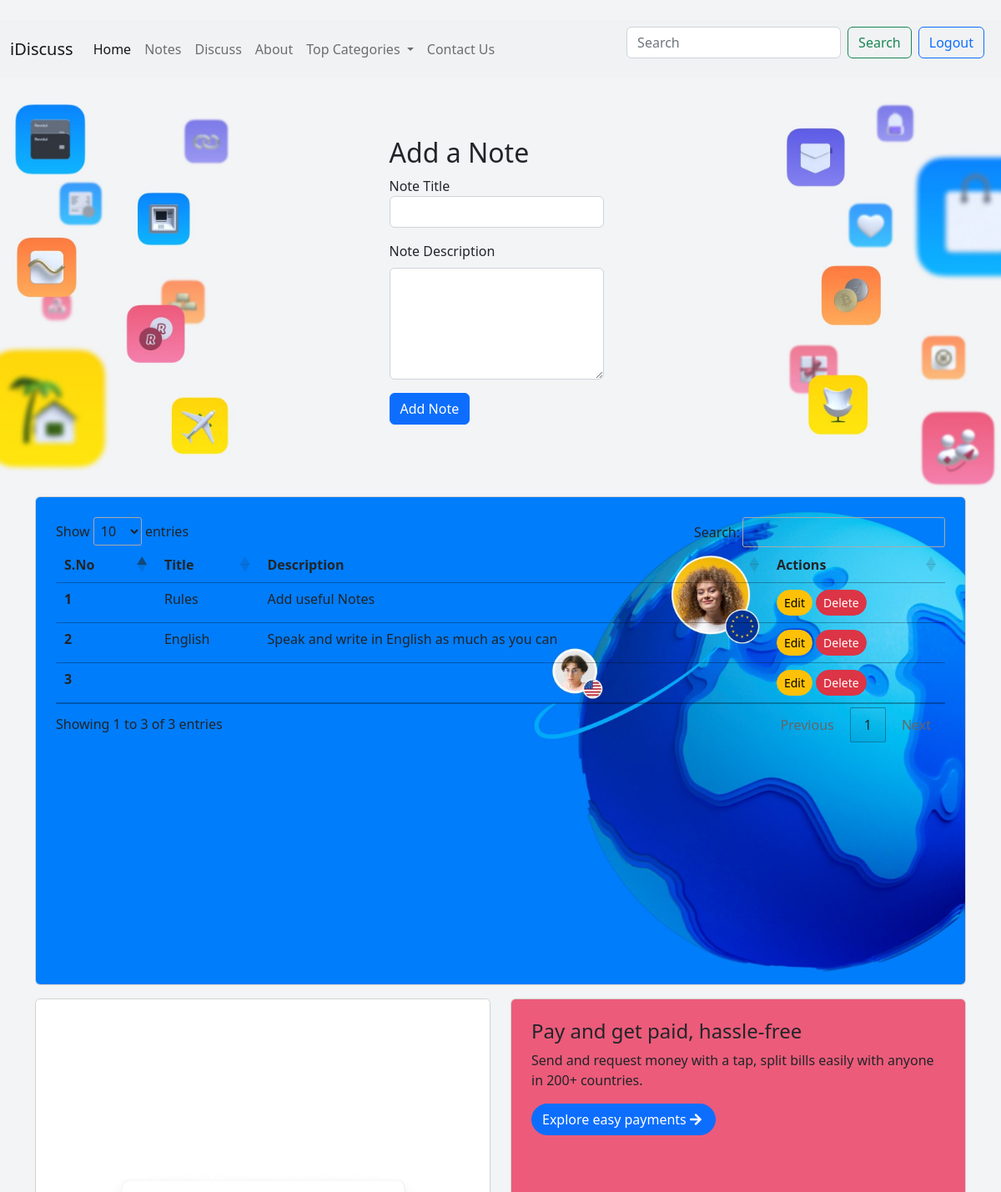
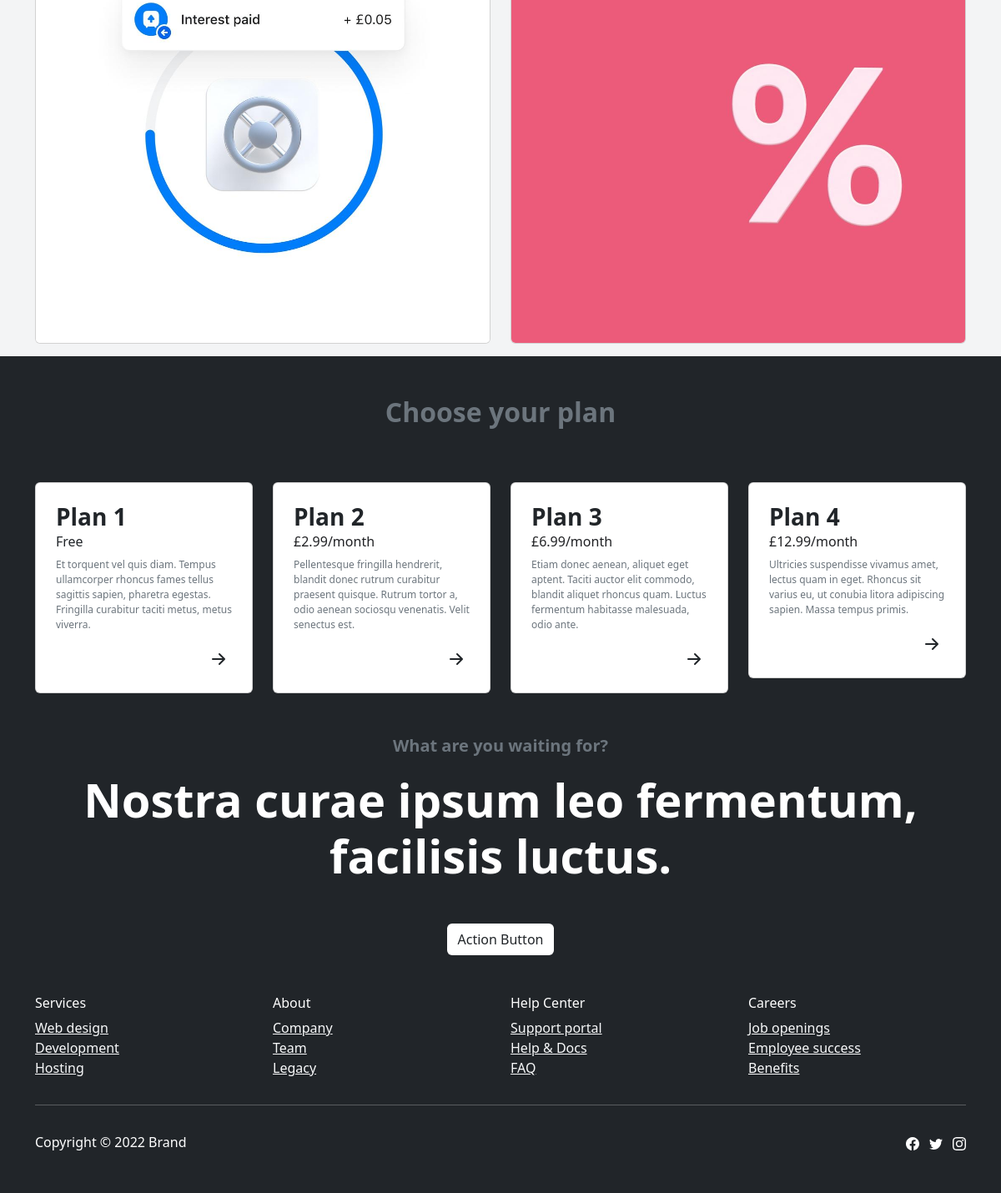
The app's page / (signed in) with its own data (2 pictures, top to bottom).
### tables this page shows
CREATE TABLE `note` (
  `sno` int(11) NOT NULL,
  `title` varchar(50) NOT NULL,
  `description` text NOT NULL,
  `tstamp` datetime NOT NULL DEFAULT current_timestamp()
);

### index.php (the view, shortened to what this page needs)
<!DOCTYPE html>
<html lang="en">
<head>
    <link rel="stylesheet" href="assets/bootstrap/css/bootstrap.min.css">
    <link rel="stylesheet" href="assets/fonts/fontawesome-all.min.css">
    <link rel="stylesheet" href="assets/css/Footer-with-Pricing.css">
    <link rel="stylesheet" href="assets/css/Navbar-Centered-Brand-icons.css">
    <link rel="stylesheet" href="//cdn.datatables.net/1.13.4/css/jquery.dataTables.min.css">
</head>
<body style="background: #f3f4f5;border-bottom-width: 1px;border-bottom-style: solid;">
    <?php require 'partials/navbar.php' ?>
    <section><img class="img-fluid d-md-none" src="assets/img/hero-mobile.png">
        <div data-bss-scroll-zoom="true" data-bss-scroll-zoom-speed="1"
            style="background-image: url(&quot;assets/img/hero.jpeg&quot;);background-position: center;background-size: cover;">
            <div class="d-flex flex-column justify-content-center align-items-center hero-content"
                style="padding-left: 5px;padding-right: 15px;padding-bottom: 11px;padding-top: 10px;">
                <form action="/Bstudio/index.php" method="post">
                    <h2>Add a Note</h2>
                    <div class="mb-3">
                        <label for="title">Note Title</label>
                        <input type="text" class="form-control" name="title" id="title" aria-describedby="emailHelp">
                    </div>
                    <div class="mb-3">
                        <label for="exampleFormControlTextarea1" class="form-label">Note Description</label>
                        <textarea class="form-control" id="exampleFormControlTextarea1" name="description"
                            rows="5"></textarea>
                    </div>
                    <button type="submit" class="btn btn-primary">Add Note</button>
                </form>
            </div>
        </div>
    </section>
    <section>
        <div class="container">
            <div class="row">
                <div class="col-md-12" style="margin-bottom: 16px;">
                    <div class="card"><img class="card-img w-100 d-block" src="assets/img/payments.jpeg">
                        <div class="card-img-overlay" style="padding: 24px;">
                            <!-- <h4>Pay and get paid, hassle-free</h4>
                            <p>Send and request money with a tap, split bills easily with anyone in 200+ countries.</p><button class="btn btn-primary" type="button">Explore easy payments&nbsp;<i class="fas fa-arrow-right"></i>&nbsp;</button> -->
                            <table class="table" id="myTable">
                                <thead>
                                    <tr>
                                        <th scope="col">S.No</th>
                                        <th scope="col">Title</th>
                                        <th scope="col">Description</th>
                                        <th scope="col">Actions</th>
                                    </tr>
                                </thead>
                                <tbody>
                                    <?php
                                    $sql = "SELECT * FROM `note`";
                                    $result = mysqli_query($conn, $sql);
                                    $sno = 0;
                                    while($row = mysqli_fetch_assoc($result)){
                                        $sno = $sno + 1;
                                        echo "<tr>
                                        <th scope='row'>". $sno."</th>
                                        <td>". $row['title']."</td>
                                        <td>". $row['description']. "</td>
                                        <td> <button class='edit btn btn-sm btn-warning' id=".$row['sno'].">Edit</button> <button class='delete btn btn-sm btn-danger' id=d".$row['sno']. ">Delete</button> </td>
                                    </tr>";
                                    }
                                    ?>
                                </tbody>
                            </table>
                        </div>
                    </div>
                </div>
            </div>
            <div class="row">
                <div class="col-md-6" style="margin-bottom: 15px;">
                    <div class="card"><img class="card-img w-100 d-block" src="assets/img/savings.jpeg">
                        <div class="card-img-overlay" style="padding: 24px;">
                        </div>
                    </div>
                </div>
                <div class="col-md-6">
                    <div class="card"><img class="card-img w-100 d-block" src="assets/img/rewards.jpeg">
                        <div class="card-img-overlay" style="padding: 24px;">
                            <h4>Pay and get paid, hassle-free</h4>
                            <p>Send and request money with a tap, split bills easily with anyone in 200+ countries.</p>
                            <button class="btn btn-primary" type="button">Explore easy payments&nbsp;<i
                                    class="fas fa-arrow-right"></i>&nbsp;</button>
                        </div>
                    </div>
                </div>
            </div>
        </div>
    </section>
    <?php include 'partials/footer.php'?>
</body>
</html>

### partials/navbar.php (shortened to what this page needs)
<?php
$loggedin = false;
if(isset($_SESSION['loggedin']) || $_SESSION['loggedin']==true){
    $loggedin = true;
}else{
  $loggedin = false;
}
   echo '<nav class="navbar navbar-expand-lg bg-body-tertiary">
      <div class="container-fluid">
        <a class="navbar-brand" href="/Bstudio/discuss.php">iDiscuss</a>
        <button class="navbar-toggler" type="button" data-bs-toggle="collapse" data-bs-target="#navbarSupportedContent" aria-controls="navbarSupportedContent" aria-expanded="false" aria-label="Toggle navigation">
          <span class="navbar-toggler-icon"></span>
        </button>
        <div class="collapse navbar-collapse" id="navbarSupportedContent">
          <ul class="navbar-nav me-auto mb-2 mb-lg-0">
          <li class="nav-item">
            <a class="nav-link active" href="/Bstudio/discuss.php">Home</a>
          </li>
            <li class="nav-item">
              <a class="nav-link" aria-current="page" href="index.php">Notes</a>
            </li>
            <li class="nav-item">
              <a class="nav-link" href="/Bstudio/discuss.php">Discuss</a>
            </li>
            <li class="nav-item">
              <a class="nav-link" href="/Bstudio/about.php">About</a>
            </li>
            <li class="nav-item dropdown">
              <a class="nav-link dropdown-toggle" href="#" id="navbarDropdown" role="button" data-bs-toggle="dropdown" aria-expanded="false">
                Top Categories
              </a>
              <ul class="dropdown-menu" aria-labelledby="navbarDropdown">';
              echo '</ul>
            </li>
            <li class="nav-item">
              <a class="nav-link" href="/Bstudio/contact.php">Contact Us</a>
            </li>
          </ul>
          <form class="d-flex" role="search" method="get" action="search.php">
            <input class="form-control me-2" name="search" type="search" placeholder="Search" aria-label="Search">
            <button class="btn btn-outline-success me-2" type="submit">Search</button>';
            if($loggedin){
            echo '<a class="btn btn-outline-primary me-2" type="submit" href="/Bstudio/logout.php">Logout</a>';
            }
          echo '</form>
        </div>
      </div>
    </nav>';
    ?>

### partials/footer.php (shortened to what this page needs)
<footer class="text-white bg-dark">
        <div class="container py-4 py-lg-5">
            <h2 class="fw-bold text-center text-muted mb-5">Choose your plan</h2>
            <div class="row gy-3 row-cols-1 row-cols-md-4 my-5">
                <div class="col">
                    <div class="card text-dark pricing-card">
                        <div class="card-body p-4 px-3 px-lg-4">
                            <h4 class="fs-3 fw-bold card-title">Plan 1</h4>
                            <h6 class="card-subtitle mb-2">Free</h6>
                            <p class="text-muted card-text pricing-description">Et torquent vel quis diam. Tempus
                                ullamcorper rhoncus fames tellus sagittis sapien, pharetra egestas. Fringilla curabitur
                                taciti metus, metus viverra.</p>
                            <div class="d-flex justify-content-end"><button class="btn border rounded-circle border-0"
                                    type="button"></button></div>
                        </div>
                    </div>
                </div>
                <div class="col">
                    <div class="card text-dark pricing-card">
                        <div class="card-body p-4 px-3 px-lg-4">
                            <h4 class="fs-3 fw-bold card-title">Plan 2</h4>
                            <h6 class="card-subtitle mb-2"><span style="color: rgb(32, 33, 36);">£2.99/month</span></h6>
                            <p class="text-muted card-text pricing-description">Pellentesque fringilla hendrerit,
                                blandit donec rutrum curabitur praesent quisque. Rutrum tortor a, odio aenean sociosqu
                                venenatis. Velit senectus est.</p>
                            <div class="d-flex justify-content-end"><button class="btn border rounded-circle border-0"
                                    type="button"></button></div>
                        </div>
                    </div>
                </div>
                <div class="col">
                    <div class="card text-dark pricing-card">
                        <div class="card-body p-4 px-3 px-lg-4">
                            <h4 class="fs-3 fw-bold card-title">Plan 3</h4>
                            <h6 class="card-subtitle mb-2"><span style="color: rgb(32, 33, 36);">£6.99/month</span></h6>
                            <p class="text-muted card-text pricing-description">Etiam donec aenean, aliquet eget aptent.
                                Taciti auctor elit commodo, blandit aliquet rhoncus quam. Luctus fermentum habitasse
                                malesuada, odio ante.</p>
                            <div class="d-flex justify-content-end"><button class="btn border rounded-circle border-0"
                                    type="button"></button></div>
                        </div>
                    </div>
                </div>
                <div class="col">
                    <div class="card text-dark pricing-card">
                        <div class="card-body p-4 px-3 px-lg-4">
                            <h4 class="fs-3 fw-bold card-title">Plan 4</h4>
                            <h6 class="card-subtitle mb-2"><span style="color: rgb(32, 33, 36);">£12.99/month</span>
                            </h6>
                            <p class="text-muted card-text pricing-description">Ultricies suspendisse vivamus amet,
                                lectus quam in eget. Rhoncus sit varius eu, ut conubia litora adipiscing sapien. Massa
                                tempus primis.</p>
                            <div class="d-flex justify-content-end"><button class="btn border rounded-circle border-0"
                                    type="button"></button></div>
                        </div>
                    </div>
                </div>
            </div>
            <div class="row my-5">
                <div class="col text-center">
                    <p class="fs-5 fw-bold text-muted">What are you waiting for?</p>
                    <h3 class="display-4 fw-bold mb-5">Nostra curae ipsum leo fermentum, facilisis luctus.</h3><button
                        class="btn bg-white" type="button">Action Button</button>
                </div>
            </div>
            <div class="row row-cols-2 justify-content-start">
                <div class="col-sm-4 col-md-3 text-lg-start d-flex flex-column item">
                    <h3 class="fs-6 text-white">Services</h3>
                    <ul class="list-unstyled">
                        <li><a class="link-light" href="#">Web design</a></li>
                        <li><a class="link-light" href="#">Development</a></li>
                        <li><a class="link-light" href="#">Hosting</a></li>
                    </ul>
                </div>
                <div class="col-sm-4 col-md-3 text-lg-start d-flex flex-column item">
                    <h3 class="fs-6 text-white">About</h3>
                    <ul class="list-unstyled">
                        <li><a class="link-light" href="#">Company</a></li>
                        <li><a class="link-light" href="#">Team</a></li>
                        <li><a class="link-light" href="#">Legacy</a></li>
                    </ul>
                </div>
                <div class="col-sm-4 col-md-3 text-lg-start d-flex flex-column item">
                    <h3 class="fs-6 text-white">Help Center</h3>
                    <ul class="list-unstyled">
                        <li><a class="link-light" href="#">Support portal</a></li>
                        <li><a class="link-light" href="#">Help &amp; Docs</a></li>
                        <li><a class="link-light" href="#">FAQ</a></li>
                    </ul>
                </div>
                <div class="col-sm-4 col-md-3 text-lg-start d-flex flex-column item">
                    <h3 class="fs-6 text-white">Careers</h3>
                    <ul class="list-unstyled">
                        <li><a class="link-light" href="#">Job openings</a></li>
                        <li><a class="link-light" href="#">Employee success</a></li>
                        <li><a class="link-light" href="#">Benefits</a></li>
                    </ul>
                </div>
            </div>
            <hr>
            <div class="d-flex justify-content-between align-items-center pt-3">
                <p class="mb-0">Copyright © 2022 Brand</p>
                <ul class="list-inline mb-0">
                    <li class="list-inline-item"></li>
                    <li class="list-inline-item"></li>
                    <li class="list-inline-item"></li>
                </ul>
            </div>
        </div>
    </footer>

### assets/css/Footer-with-Pricing.css (style rules this page uses)
.pricing-card .btn { padding: 0; line-height: 1; }
.pricing-description { font-size: 12px; }

### records on screen
note: title "Rules", description "Add useful Notes"
note: title "English", description "Speak and write in English as much as you can"
